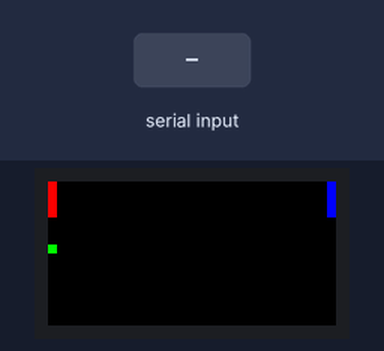
This sketch was run on a simulated Arduino Uno, built with avr-gcc and run on an emulated ATmega328P. On the bench: 32×16 colour display. Inputs (shaded band) come from the test bench.

Above: at 1.2 s.
1.3 s: byte 30 received over Serial
At 2.0 s:
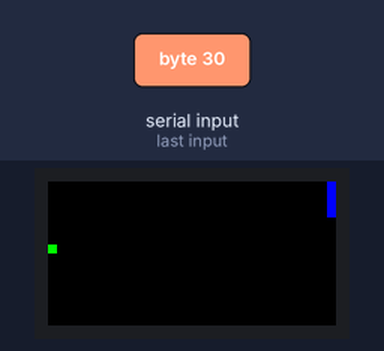
2.8 s: byte 90 received over Serial
At 3.1 s:
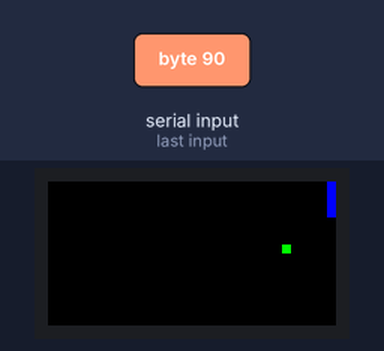
4.3 s: byte 120 received over Serial
At 5.5 s:
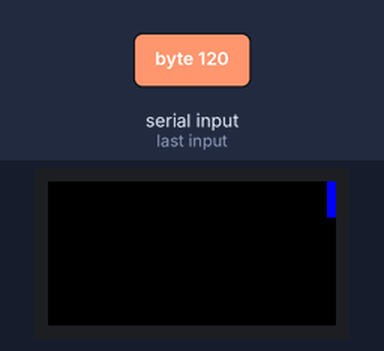
Timing chart, 0 to 7.3 s (numbered marks = the images above; inputs shaded):
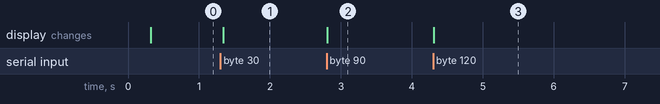

Measured:
- after the input at 1.3 s, the display: changes at once (image 1)
- after the input at 2.8 s, the display: changes at once (image 2)
- after the input at 4.3 s, the display: changes at once (image 3)

The sketch:

GraphicsController.ino
```cpp
/*
    ENEL599 Final Project Graphics Controller
    October 2023 - Skye Pooley - 22179237
    Companion to the "Game Controller" code on the other arduino.
    This code controls the RGB LED Matrix panel for the PONG project.
    The Adafruit RGBmatrixPanel library is used for shifting out data to the panel registers
    and selecting lines.
    https://github.com/adafruit/RGB-matrix-Panel
    Receives the position of entities to draw over serial.
*/

#include <RGBmatrixPanel.h>

// Control pins for the RGB panel
static int CLK = 8;
static int OE  = 9;
static int LAT = 10;
static int A   = A0;
static int B   = A1;
static int C   = A2;

// Flags for identifying incoming serial transmissions.
#define FLAG_PADDLE_A 0
#define FLAG_PADDLE_B 1
#define FLAG_BALL_X   2
#define FLAG_BALL_Y   3

static int targetRefreshRate = 60; // Rate to refresh the display at in Hz.
static int frameTime = 1000 / targetRefreshRate;
static int paddleDimensions[2] = {1,4}; // x,y

RGBmatrixPanel matrix(A, B, C, CLK, LAT, OE, false);

// Timer to update the video output at a regular rate
unsigned long lastDrawnTime = millis();

// Vertical position of the paddles
int paddleOnePos = 0;
int paddleTwoPos = 0;

// 0-31, 0-15 matched to matrix dimensions. Origin 0,0 is top left.
int ballPosition[2] = {0, 7};


void drawFrame(){
    matrix.fillScreen(matrix.Color333(0, 0, 0));// clear display
    // Draw paddles
    matrix.fillRect(0, paddleOnePos, paddleDimensions[0], paddleDimensions[1], matrix.Color333(7, 0, 0));  // Player One
    matrix.fillRect(31, paddleTwoPos, paddleDimensions[0], paddleDimensions[1], matrix.Color333(0, 0, 7)); // Player Two
    matrix.drawPixel(ballPosition[0], ballPosition[1], matrix.Color333(0, 7, 0)); // Ball
}

void setup() {
  pinMode(OE, OUTPUT);
  pinMode(LAT, OUTPUT);
  pinMode(A, OUTPUT);
  pinMode(B, OUTPUT);
  pinMode(C, OUTPUT);
  pinMode(CLK, OUTPUT);

  matrix.begin();
  matrix.fillScreen(matrix.Color333(0, 0, 0));
  Serial.begin(115200);
}

void loop() {
    // Receive data from control arduino
    while(Serial.available() > 0) {
        char receivedByte = Serial.read();
        char flag = (receivedByte & 0b11100000) >> 5;
        char value = receivedByte & 0b00011111;

        // Match flag to variable
        switch(flag) {
          case FLAG_PADDLE_A:
            paddleOnePos = value;
            break;
          case FLAG_PADDLE_B:
            paddleTwoPos = value;
            break;
          case FLAG_BALL_X:
            ballPosition[0] = value;
            break;
          case FLAG_BALL_Y:
            ballPosition[1] = value;
            break;
        }
    }

    // Refresh the video output on time.
    if (millis() - lastDrawnTime > frameTime) {
        lastDrawnTime = millis();
        drawFrame();
    }
}
```
